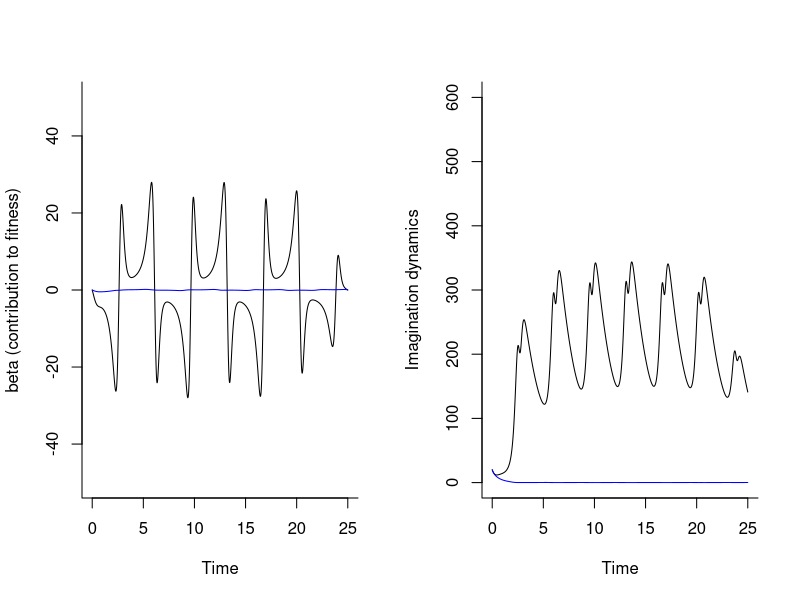

R code for this plot:
#imagination optimal control

obs=10000 
nobs=obs+1
tol=0.001

#player 1

beta=array(0,dim=c(nobs)) 
beta1=array(0,dim=c(nobs)) 
oldbeta=array(0,dim=c(nobs)) 

x=array(0,dim=c(nobs)) 
oldx=array(0,dim=c(nobs))
y=array(0,dim=c(nobs))
oldy=array(0,dim=c(nobs))

x2=array(0,dim=c(nobs)) 
oldx2=array(0,dim=c(nobs))
y2=array(0,dim=c(nobs))
oldy2=array(0,dim=c(nobs))

x3=array(0,dim=c(nobs)) 
oldx3=array(0,dim=c(nobs))
y3=array(0,dim=c(nobs))
oldy3=array(0,dim=c(nobs))

M=array(0,dim=c(nobs))
oldM=array(0,dim=c(nobs)) 

lambda1=array(0,dim=c(nobs)) 
lambda2=array(0,dim=c(nobs))
lambda3=array(0,dim=c(nobs))

oldlambda1=array(0,dim=c(nobs))
oldlambda2=array(0,dim=c(nobs))
oldlambda3=array(0,dim=c(nobs)) 

lambda1a=array(0,dim=c(nobs)) 
lambda2a=array(0,dim=c(nobs))
lambda3a=array(0,dim=c(nobs))

oldlambda1a=array(0,dim=c(nobs))
oldlambda2a=array(0,dim=c(nobs))
oldlambda3a=array(0,dim=c(nobs)) 

lambda1b=array(0,dim=c(nobs)) 
lambda2b=array(0,dim=c(nobs))
lambda3b=array(0,dim=c(nobs))

oldlambda1b=array(0,dim=c(nobs))
oldlambda2b=array(0,dim=c(nobs))
oldlambda3b=array(0,dim=c(nobs)) 

#------------------

#player 2

nbeta=array(0,dim=c(nobs)) 
nbeta1=array(0,dim=c(nobs)) 
noldbeta=array(0,dim=c(nobs)) 
nx=array(0,dim=c(nobs)) 
noldx=array(0,dim=c(nobs))
ny=array(0,dim=c(nobs))
noldy=array(0,dim=c(nobs))
N=array(0,dim=c(nobs))
noldN=array(0,dim=c(nobs)) 

nlambda1=array(0,dim=c(nobs)) 
nlambda2=array(0,dim=c(nobs))
nlambda3=array(0,dim=c(nobs))
noldlambda1=array(0,dim=c(nobs))
noldlambda2=array(0,dim=c(nobs))
noldlambda3=array(0,dim=c(nobs)) 

pow=function(x,n){x^n}

x[1]=1.0
y[1]=1.0
x2[1]=1.0
y2[1]=1.0
x3[1]=1.0
y3[1]=1.0
M[1]=20.0

nx[1]=1.0
ny[1]=1.0
N[1]=20.0

alpha=1.75
rho=0.5
c=1.5
c2=1.5
c3=1.5
gamma=0.1

epsilon1=3.0
epsilon2=2.0

nalpha=1.75
nrho=0.5
nc=0.5
ngamma=0.1

nepsilon1=3.0
nepsilon2=2.0

h=0.0025
ht=h/2
count=0

repeat {
  
  for(i in 1:obs){
    oldbeta[i]=beta[i]
    oldx[i]=x[i]
    oldy[i]=y[i]
    oldx2[i]=x2[i]
    oldy2[i]=y2[i]
    oldx3[i]=x3[i]
    oldy3[i]=y3[i]
    oldM[i]=M[i]
    oldlambda1[i]=lambda1[i]
    oldlambda2[i]=lambda2[i]
    oldlambda1a[i]=lambda1a[i]
    oldlambda2a[i]=lambda2a[i]
    oldlambda1b[i]=lambda1b[i]
    oldlambda2b[i]=lambda2b[i]
    oldlambda3[i]=lambda3[i]
    
    noldbeta[i]=nbeta[i]
    noldx[i]=nx[i]
    noldy[i]=ny[i]
    noldN[i]=N[i]
    noldlambda1[i]=nlambda1[i]
    noldlambda2[i]=nlambda2[i]
    noldlambda3[i]=nlambda3[i]
    }
  
  for(j in 1:obs){
    
    k11=y[j]
    k12=c*(1-pow(x[j],2))*y[j]-x[j]
    
    k11a=y2[j]
    k12a=c2*(1-pow(x2[j],2))*y2[j]-x2[j]
    
    k11b=y3[j]
    k12b=c3*(1-pow(x3[j],2))*y3[j]-x3[j]
    
    k13=alpha-rho*M[j]-gamma*M[j]*N[j]+beta[j]*(y[j]+c*(1-pow(x[j],2))*y[j]-x[j])+beta[j]*(y2[j]+c2*(1-pow(x2[j],2))*y2[j]-x2[j])+beta[j]*(y3[j]+c3*(1-pow(x3[j],2))*y3[j]-x3[j])
    
    #------------------
    
    nk11=ny[j]
    nk12=nc*(1-pow(nx[j],2))*ny[j]-nx[j]
    nk13=nalpha-nrho*N[j]-ngamma*M[j]*N[j]+nbeta[j]*(ny[j]+nc*(1-pow(nx[j],2))*ny[j]-nx[j])
    
    #------------------
    
    k21=y[j]+ht*k12
    k22=c*(1-pow((x[j]+ht*k11),2))*(y[j]+ht*k12)-(x[j]+ht*k11)
    
    k21a=y2[j]+ht*k12a
    k22a=c2*(1-pow((x2[j]+ht*k11a),2))*(y2[j]+ht*k12a)-(x2[j]+ht*k11a)
    
    k21b=y3[j]+ht*k12b
    k22b=c3*(1-pow((x3[j]+ht*k11b),2))*(y3[j]+ht*k12b)-(x3[j]+ht*k11b)
  
    k23=alpha-rho*(M[j]+ht*k13)-gamma*(M[j]+ht*k13)*(N[j]+ht*nk13)+0.5*(beta[j]+beta[j+1])*((y[j]+ht*k12)+c*(1-pow((x[j]+ht*k11),2))*(y[j]+ht*k12)-(x[j]+ht*k11))+0.5*(beta[j]+beta[j+1])*((y2[j]+ht*k12a)+c2*(1-pow((x2[j]+ht*k11a),2))*(y2[j]+ht*k12a)-(x2[j]+ht*k11a))+0.5*(beta[j]+beta[j+1])*((y3[j]+ht*k12b)+c3*(1-pow((x3[j]+ht*k11b),2))*(y3[j]+ht*k12b)-(x3[j]+ht*k11b))
    
    #------------------
    
    nk21=ny[j]+ht*nk12
    nk22=nc*(1-pow((nx[j]+ht*nk11),2))*(ny[j]+ht*nk12)-(nx[j]+ht*nk11)
    nk23=nalpha-nrho*(N[j]+ht*nk13)-ngamma*(M[j]+ht*k13)*(N[j]+ht*nk13)+0.5*(nbeta[j]+nbeta[j+1])*((ny[j]+ht*nk12)+nc*(1-pow((nx[j]+ht*nk11),2))*(ny[j]+ht*nk12)-(nx[j]+ht*nk11))
    
    #------------------
    
    k31=y[j]+ht*k22
    k32=c*(1-pow((x[j]+ht*k21),2))*(y[j]+ht*k22)-(x[j]+ht*k21)
    
    k31a=y2[j]+ht*k22a
    k32a=c2*(1-pow((x2[j]+ht*k21a),2))*(y2[j]+ht*k22a)-(x2[j]+ht*k21a)
    
    k31b=y3[j]+ht*k22b
    k32b=c3*(1-pow((x3[j]+ht*k21b),2))*(y3[j]+ht*k22b)-(x3[j]+ht*k21b)
    
    k33=alpha-rho*(M[j]+ht*k23)-gamma*(M[j]+ht*k23)*(N[j]+ht*nk23)+0.5*(beta[j]+beta[j+1])*((y[j]+ht*k22)+c*(1-pow((x[j]+ht*k21),2))*(y[j]+ht*k22)-(x[j]+ht*k21))+0.5*(beta[j]+beta[j+1])*((y2[j]+ht*k22a)+c2*(1-pow((x2[j]+ht*k21a),2))*(y2[j]+ht*k22a)-(x2[j]+ht*k21a))+0.5*(beta[j]+beta[j+1])*((y3[j]+ht*k22b)+c3*(1-pow((x3[j]+ht*k21b),2))*(y3[j]+ht*k22b)-(x3[j]+ht*k21b))
    
    #------------------
    
    nk31=ny[j]+ht*nk22
    nk32=nc*(1-pow((nx[j]+ht*nk21),2))*(ny[j]+ht*nk22)-(nx[j]+ht*nk21)
    nk33=nalpha-nrho*(N[j]+ht*nk23)-ngamma*(M[j]+ht*k23)*(N[j]+ht*nk23)+0.5*(nbeta[j]+nbeta[j+1])*((ny[j]+ht*nk22)+nc*(1-pow((nx[j]+ht*nk21),2))*(ny[j]+ht*nk22)-(nx[j]+ht*nk21))
    
    #------------------
    
    k41=y[j]+h*k32
    k42=c*(1-pow((x[j]+h*k31),2))*(y[j]+h*k32)-(x[j]+h*k31)
    
    k41a=y2[j]+h*k32a
    k42a=c2*(1-pow((x2[j]+h*k31a),2))*(y2[j]+h*k32a)-(x2[j]+h*k31a)
    
    k41b=y3[j]+h*k32b
    k42b=c3*(1-pow((x3[j]+h*k31b),2))*(y3[j]+h*k32b)-(x3[j]+h*k31b)
    
    k43=alpha-rho*(M[j]+h*k33)-gamma*(M[j]+h*k33)*(N[j]+h*nk33)+ beta[j+1]*((y[j]+h*k32)+c*(1-pow((x[j]+h*k31),2))*(y[j]+h*k32)-(x[j]+h*k31))+ beta[j+1]*((y2[j]+h*k32a)+c2*(1-pow((x2[j]+h*k31a),2))*(y2[j]+h*k32a)-(x2[j]+h*k31a))+ beta[j+1]*((y3[j]+h*k32b)+c3*(1-pow((x3[j]+h*k31b),2))*(y3[j]+h*k32b)-(x3[j]+h*k31b))
    
    #------------------
    
    nk41=ny[j]+h*nk32
    nk42=nc*(1-pow((nx[j]+h*nk31),2))*(ny[j]+h*nk32)-(nx[j]+h*nk31)
    nk43=nalpha-nrho*(N[j]+h*nk33)-ngamma*(M[j]+h*k33)*(N[j]+h*nk33)+nbeta[j+1]*((ny[j]+h*nk32)+nc*(1-pow((nx[j]+h*nk31),2))*(ny[j]+h*nk32)-(nx[j]+h*nk31))
    
    #------------------
    
    x[j+1]=x[j]+(h/6.0)*(k11+2*k21+2*k31+k41);
    y[j+1]=y[j]+(h/6.0)*(k12+2*k22+2*k32+k42);
    
    x2[j+1]=x2[j]+(h/6.0)*(k11a+2*k21a+2*k31a+k41a);
    y2[j+1]=y2[j]+(h/6.0)*(k12a+2*k22a+2*k32a+k42a);
    
    x3[j+1]=x3[j]+(h/6.0)*(k11b+2*k21b+2*k31b+k41b);
    y3[j+1]=y3[j]+(h/6.0)*(k12b+2*k22b+2*k32b+k42b);
    
    M[j+1]=M[j]+(h/6.0)*(k13+2*k23+2*k33+k43);
    
    
    nx[j+1]=nx[j]+(h/6.0)*(nk11+2*nk21+2*nk31+nk41);
    ny[j+1]=ny[j]+(h/6.0)*(nk12+2*nk22+2*nk32+nk42);
    N[j+1]=N[j]+(h/6.0)*(nk13+2*nk23+2*nk33+nk43);
    
      
  }
  
  
  for(i in 1:obs){
    j=obs+2-i;
    
    dbeta=0.5*(beta[j]+beta[j-1])
    ndbeta=0.5*(nbeta[j]+nbeta[j-1])
    
    kl11=-(-2*lambda2[j]*c*x[j]*y[j]- lambda2[j] - 2*lambda3[j]*c*beta[j]*x[j]*y[j]-lambda3[j]*beta[j])
    kl12=-(lambda1[j]+lambda2[j]*c*(1-pow(x[j],2))+lambda3[j]*(beta[j]+beta[j]*c*(1-pow(x[j],2))))
    
    kl11a=-(-2*lambda2a[j]*c2*x2[j]*y2[j]- lambda2a[j] - 2*lambda3[j]*c2*beta[j]*x2[j]*y2[j]-lambda3[j]*beta[j])
    kl12a=-(lambda1a[j]+lambda2a[j]*c2*(1-pow(x2[j],2))+lambda3[j]*(beta[j]+beta[j]*c2*(1-pow(x2[j],2))))
    
    kl11b=-(-2*lambda2b[j]*c3*x3[j]*y3[j]- lambda2b[j] - 2*lambda3[j]*c3*beta[j]*x3[j]*y3[j]-lambda3[j]*beta[j])
    kl12b=-(lambda1b[j]+lambda2b[j]*c3*(1-pow(x3[j],2))+lambda3[j]*(beta[j]+beta[j]*c3*(1-pow(x3[j],2))))
    
    kl13=-(epsilon1 - lambda3[j]*(rho+gamma*N[j]))
    
    #------------------
    
    nkl11=-(-2*nlambda2[j]*nc*nx[j]*ny[j] - nlambda2[j] - 2*nlambda3[j]*nc*nbeta[j]*nx[j]*ny[j]-nlambda3[j]*nbeta[j])
    nkl12=-(nlambda1[j]+nlambda2[j]*nc*(1-pow(nx[j],2))+nlambda3[j]*(nbeta[j]+nbeta[j]*nc*(1-pow(nx[j],2))))
    nkl13=-(nepsilon1 - nlambda3[j]*nrho-nlambda3[j]*ngamma*M[j])
    
    #------------------ 
    
    kl21=-(-2*(lambda2[j]-ht*kl12)*c*x[j]*y[j]- (lambda2[j]-ht*kl12) - 2*(lambda3[j]-ht*kl13)*c*dbeta*x[j]*y[j]-(lambda3[j]-ht*kl13)*dbeta)
    kl22=-((lambda1[j]-ht*kl11)+(lambda2[j]-ht*kl12)*c*(1-pow(x[j],2))+(lambda3[j]-ht*kl13)*(dbeta+dbeta*c*(1-pow(x[j],2))))
    
    kl21a=-(-2*(lambda2a[j]-ht*kl12a)*c2*x2[j]*y2[j]- (lambda2a[j]-ht*kl12a) - 2*(lambda3[j]-ht*kl13)*c2*dbeta*x2[j]*y2[j]-(lambda3[j]-ht*kl13)*dbeta)
    kl22a=-((lambda1a[j]-ht*kl11a)+(lambda2a[j]-ht*kl12a)*c2*(1-pow(x2[j],2))+(lambda3[j]-ht*kl13)*(dbeta+dbeta*c2*(1-pow(x2[j],2))))
    
    kl21b=-(-2*(lambda2b[j]-ht*kl12b)*c3*x3[j]*y3[j]- (lambda2b[j]-ht*kl12b) - 2*(lambda3[j]-ht*kl13)*c3*dbeta*x3[j]*y3[j]-(lambda3[j]-ht*kl13)*dbeta)
    kl22b=-((lambda1b[j]-ht*kl11b)+(lambda2b[j]-ht*kl12b)*c3*(1-pow(x3[j],2))+(lambda3[j]-ht*kl13)*(dbeta+dbeta*c3*(1-pow(x3[j],2))))
    
    kl23=-(epsilon1 - (lambda3[j]-ht*kl13)*(rho+gamma*N[j]))
    
    #------------------
    
    nkl21=-(-2*(nlambda2[j]-ht*nkl12)*nc*nx[j]*ny[j]- (nlambda2[j]-ht*nkl12) - 2*(nlambda3[j]-ht*nkl13)*nc*ndbeta*nx[j]*ny[j]-(nlambda3[j]-ht*nkl13)*ndbeta)
    nkl22=-((nlambda1[j]-ht*nkl11)+(nlambda2[j]-ht*nkl12)*nc*(1-pow(nx[j],2))+(nlambda3[j]-ht*nkl13)*(ndbeta+ndbeta*nc*(1-pow(nx[j],2))))
    nkl23=-(nepsilon1 - (nlambda3[j]-ht*nkl13)*nrho-(nlambda3[j]-ht*nkl13)*ngamma*M[j])
    
    #------------------
    
    kl31=-(-2*(lambda2[j]-ht*kl22)*c*x[j]*y[j]- (lambda2[j]-ht*kl22) - 2*(lambda3[j]-ht*kl23)*c*dbeta*x[j]*y[j]-(lambda3[j]-ht*kl23)*dbeta)
    kl32=-((lambda1[j]-ht*kl21)+(lambda2[j]-ht*kl22)*c*(1-pow(x[j],2))+(lambda3[j]-ht*kl23)*(dbeta+dbeta*c*(1-pow(x[j],2))))
    
    kl31a=-(-2*(lambda2a[j]-ht*kl22a)*c2*x2[j]*y2[j]- (lambda2a[j]-ht*kl22a) - 2*(lambda3[j]-ht*kl23)*c2*dbeta*x2[j]*y2[j]-(lambda3[j]-ht*kl23)*dbeta)
    kl32a=-((lambda1a[j]-ht*kl21a)+(lambda2a[j]-ht*kl22a)*c2*(1-pow(x2[j],2))+(lambda3[j]-ht*kl23)*(dbeta+dbeta*c2*(1-pow(x2[j],2))))
    
    kl31b=-(-2*(lambda2b[j]-ht*kl22b)*c3*x3[j]*y3[j]- (lambda2b[j]-ht*kl22b) - 2*(lambda3[j]-ht*kl23)*c3*dbeta*x3[j]*y3[j]-(lambda3[j]-ht*kl23)*dbeta)
    kl32b=-((lambda1b[j]-ht*kl21b)+(lambda2b[j]-ht*kl22b)*c3*(1-pow(x3[j],2))+(lambda3[j]-ht*kl23)*(dbeta+dbeta*c3*(1-pow(x3[j],2))))
    
    kl33=-(epsilon1 - (lambda3[j]-ht*kl23)*(rho+gamma*N[j]))
    
    #------------------
    
    nkl31=-(-2*(nlambda2[j]-ht*nkl22)*nc*nx[j]*ny[j]- (nlambda2[j]-ht*nkl22) - 2*(nlambda3[j]-ht*nkl23)*nc*ndbeta*nx[j]*ny[j]-(nlambda3[j]-ht*nkl23)*ndbeta)
    nkl32=-((nlambda1[j]-ht*nkl21)+(nlambda2[j]-ht*nkl22)*nc*(1-pow(nx[j],2)) + (nlambda3[j]-ht*nkl23)*(ndbeta+ndbeta*nc*(1-pow(nx[j],2))))
    nkl33=-(nepsilon1 - (nlambda3[j]-ht*nkl23)*nrho-(nlambda3[j]-ht*nkl23)*ngamma*M[j])
    
    #------------------
    
    kl41=-(-2*(lambda2[j]-h*kl32)*c*x[j]*y[j]- (lambda2[j]-h*kl32) - 2*(lambda3[j]-h*kl33)*c*beta[j-1]*x[j]*y[j]-(lambda3[j]-h*kl33)*beta[j-1])
    kl42=-((lambda1[j]-h*kl31)+(lambda2[j]-h*kl32)*c*(1-pow(x[j],2))+(lambda3[j]-h*kl33)*(beta[j-1]+beta[j-1]*c*(1-pow(x[j],2))))
    
    kl41a=-(-2*(lambda2a[j]-h*kl32a)*c2*x2[j]*y2[j]- (lambda2a[j]-h*kl32a) - 2*(lambda3[j]-h*kl33)*c2*beta[j-1]*x2[j]*y2[j]-(lambda3[j]-h*kl33)*beta[j-1])
    kl42a=-((lambda1a[j]-h*kl31a)+(lambda2a[j]-h*kl32a)*c2*(1-pow(x2[j],2))+(lambda3[j]-h*kl33)*(beta[j-1]+beta[j-1]*c2*(1-pow(x2[j],2))))
    
    kl41b=-(-2*(lambda2b[j]-h*kl32b)*c3*x3[j]*y3[j]- (lambda2b[j]-ht*kl32b) - 2*(lambda3[j]-h*kl33)*c3*beta[j-1]*x3[j]*y3[j]-(lambda3[j]-h*kl33)*beta[j-1])
    kl42b=-((lambda1b[j]-h*kl31b)+(lambda2b[j]-h*kl32b)*c3*(1-pow(x3[j],2))+(lambda3[j]-h*kl33)*(beta[j-1]+beta[j-1]*c3*(1-pow(x3[j],2))))
    
    kl43=-(epsilon1 - (lambda3[j]-h*kl33)*(rho+gamma*N[j]))
    
    #------------------
    
    nkl41=-(-2*(nlambda2[j]-h*nkl32)*nc*nx[j]*ny[j]- (nlambda2[j]-h*nkl32) - 2*(nlambda3[j]-h*nkl33)*nc*nbeta[j-1]*nx[j]*ny[j]-(nlambda3[j]-h*nkl33)*nbeta[j-1])
    nkl42=-((nlambda1[j]-h*nkl31)+(nlambda2[j]-h*nkl32)*nc*(1-pow(nx[j],2)) +(nlambda3[j]-h*nkl33)*(nbeta[j-1]+nbeta[j-1]*nc*(1-pow(nx[j],2))))
    nkl43=-(nepsilon1 - (nlambda3[j]-h*nkl33)*nrho-(nlambda3[j]-h*nkl33)*ngamma*M[j])
    
    #------------------
  
    lambda1[j-1]=lambda1[j]-(h/6.0)*(kl11+2.0*kl21+2.0*kl31+kl41)
    lambda2[j-1]=lambda2[j]-(h/6.0)*(kl12+2.0*kl22+2.0*kl32+kl42)
    
    lambda1a[j-1]=lambda1a[j]-(h/6.0)*(kl11a+2.0*kl21a+2.0*kl31a+kl41a)
    lambda2a[j-1]=lambda2a[j]-(h/6.0)*(kl12a+2.0*kl22a+2.0*kl32a+kl42a)
    
    lambda1b[j-1]=lambda1b[j]-(h/6.0)*(kl11b+2.0*kl21b+2.0*kl31b+kl41b)
    lambda2b[j-1]=lambda2b[j]-(h/6.0)*(kl12b+2.0*kl22b+2.0*kl32b+kl42b)
    
    lambda3[j-1]=lambda3[j]-(h/6.0)*(kl13+2.0*kl23+2.0*kl33+kl43)
    
    
    nlambda1[j-1]=nlambda1[j]-(h/6.0)*(nkl11+2.0*nkl21+2.0*nkl31+nkl41)
    nlambda2[j-1]=nlambda2[j]-(h/6.0)*(nkl12+2.0*nkl22+2.0*nkl32+nkl42)
    nlambda3[j-1]=nlambda3[j]-(h/6.0)*(nkl13+2.0*nkl23+2.0*nkl33+nkl43)
  }
  
  for(kv in 1:obs){
    beta1[kv]=lambda3[kv]*(y[kv]+c*(1-pow(x[kv],2))*y[kv]-x[kv]+y2[kv]+c2*(1-pow(x2[kv],2))*y2[kv]-x2[kv]+y3[kv]+c3*(1-pow(x3[kv],2))*y3[kv]-x3[kv])/(2*epsilon2)
    beta[kv]=(beta1[kv]+oldbeta[kv])/2
    
    nbeta1[kv]=nlambda3[kv]*(ny[kv]+nc*(1-pow(nx[kv],2))*ny[kv]-nx[kv])/(2*nepsilon2)
    nbeta[kv]=(nbeta1[kv]+noldbeta[kv])/2}
  
  st=array(0, dim=c(30)) 
  tmp=array(0, dim=c(15)) 
  
  nst=array(0, dim=c(14)) 
  ntmp=array(0, dim=c(7)) 
  
  for(kv in 1:obs){
    
    #player 1
    st[1]=st[1]+abs(beta[kv])
    st[2]=st[2]+abs(oldbeta[kv]-beta[kv])
    
    st[3]=st[3]+abs(x[kv])
    st[4]=st[4]+abs(oldx[kv]-x[kv])
    
    st[5]=st[5]+abs(y[kv])
    st[6]=st[6]+abs(oldy[kv]-y[kv])
    
    st[7]=st[7]+abs(x2[kv])
    st[8]=st[8]+abs(oldx2[kv]-x2[kv])
    
    st[9]=st[9]+abs(y2[kv])
    st[10]=st[10]+abs(oldy2[kv]-y2[kv])
    
    st[11]=st[11]+abs(x3[kv])
    st[12]=st[12]+abs(oldx3[kv]-x3[kv])
    
    st[13]=st[13]+abs(y3[kv])
    st[14]=st[14]+abs(oldy3[kv]-y3[kv])
    
    st[15]=st[15]+abs(M[kv])
    st[16]=st[16]+abs(oldM[kv]-M[kv])
    
    st[17]=st[17]+abs(lambda1[kv])
    st[18]=st[18]+abs(oldlambda1[kv]-lambda1[kv])
    
    st[19]=st[19]+abs(lambda2[kv])
    st[20]=st[20]+abs(oldlambda2[kv]-lambda2[kv])
    
    st[21]=st[21]+abs(lambda1a[kv])
    st[22]=st[22]+abs(oldlambda1a[kv]-lambda1a[kv])
    
    st[23]=st[23]+abs(lambda2a[kv])
    st[24]=st[24]+abs(oldlambda2a[kv]-lambda2a[kv])
    
    st[25]=st[25]+abs(lambda1b[kv])
    st[26]=st[26]+abs(oldlambda1b[kv]-lambda1b[kv])
    
    st[27]=st[27]+abs(lambda2b[kv])
    st[28]=st[28]+abs(oldlambda2b[kv]-lambda2b[kv])
    
    st[29]=st[29]+abs(lambda3[kv])
    st[30]=st[30]+abs(oldlambda3[kv]-lambda3[kv])
    
    #player 2
    nst[1]=nst[1]+abs(nbeta[kv])
    nst[2]=nst[2]+abs(noldbeta[kv]-nbeta[kv])
    
    nst[3]=nst[3]+abs(nx[kv])
    nst[4]=nst[4]+abs(noldx[kv]-nx[kv])
    
    nst[5]=nst[5]+abs(ny[kv])
    nst[6]=nst[6]+abs(noldy[kv]-ny[kv])
    
    nst[7]=nst[7]+abs(N[kv])
    nst[8]=nst[8]+abs(noldN[kv]-N[kv])
    
    nst[9]=nst[9]+abs(nlambda1[kv])
    nst[10]=nst[10]+abs(noldlambda1[kv]-nlambda1[kv])
    
    nst[11]=nst[11]+abs(nlambda2[kv])
    nst[12]=nst[12]+abs(noldlambda2[kv]-nlambda2[kv])
    
    nst[13]=nst[13]+abs(nlambda3[kv])
    nst[14]=nst[14]+abs(noldlambda3[kv]-nlambda3[kv])
  }
  
  tmp[1]=tol*st[1]-st[2]
  tmp[2]=tol*st[3]-st[4]
  tmp[3]=tol*st[5]-st[6]
  tmp[4]=tol*st[7]-st[8]
  tmp[5]=tol*st[9]-st[10]
  tmp[6]=tol*st[11]-st[12]
  tmp[7]=tol*st[13]-st[14]
  tmp[8]=tol*st[15]-st[16]
  tmp[9]=tol*st[17]-st[18]
  tmp[10]=tol*st[19]-st[20]
  tmp[11]=tol*st[21]-st[22]
  tmp[12]=tol*st[23]-st[24]
  tmp[13]=tol*st[25]-st[26]
  tmp[14]=tol*st[27]-st[28]
  tmp[15]=tol*st[29]-st[30]
  
  t1=min(tmp[1],tmp[2])
  t2=min(t1,tmp[3])
  t3=min(t2,tmp[4])
  t4=min(t3,tmp[5])
  t5=min(t4,tmp[6])
  
  t6=min(t5,tmp[7])
  t7=min(t6,tmp[8])
  t8=min(t7,tmp[9])
  t9=min(t8,tmp[10])
  
  t10=min(t9,tmp[11])
  t11=min(t10,tmp[12])
  t12=min(t11,tmp[13])
  t13=min(t12,tmp[14])
  
  v=min(t13,tmp[15])
  
  #player 2 
  
  ntmp[1]=tol*nst[1]-nst[2]
  ntmp[2]=tol*nst[3]-nst[4]
  ntmp[3]=tol*nst[5]-nst[6]
  ntmp[4]=tol*nst[7]-nst[8]
  ntmp[5]=tol*nst[9]-nst[10]
  ntmp[6]=tol*nst[11]-nst[12]
  ntmp[7]=tol*nst[13]-nst[14]
  
  nt1=min(ntmp[1],ntmp[2])
  nt2=min(nt1,ntmp[3])
  nt3=min(nt2,ntmp[4])
  nt4=min(nt3,ntmp[5])
  nt5=min(nt4,ntmp[6])
  nv=min(nt5,ntmp[7])

  count=count+1
  if(v>0) {break}
}

par(mfrow=c(1,2))
t=seq(0,obs*h,length=nobs)
plot(seq(0,obs*h,length=10),seq(-50,50,length=10),type="n",bty="l",xlab="Time",
     ylab="beta (contribution to fitness)")
lines(t,beta)
lines(t,nbeta,col="blue")

plot(seq(0,obs*h,length=10),seq(0,600,length=10),type="n",bty="l",xlab="Time",
     ylab="Imagination dynamics")
lines(t,M)
lines(t,N,col="blue")
